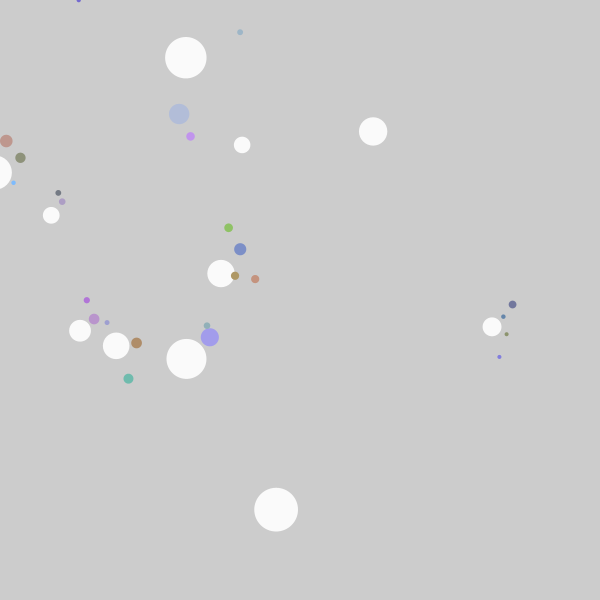
Frame 1 (no input)
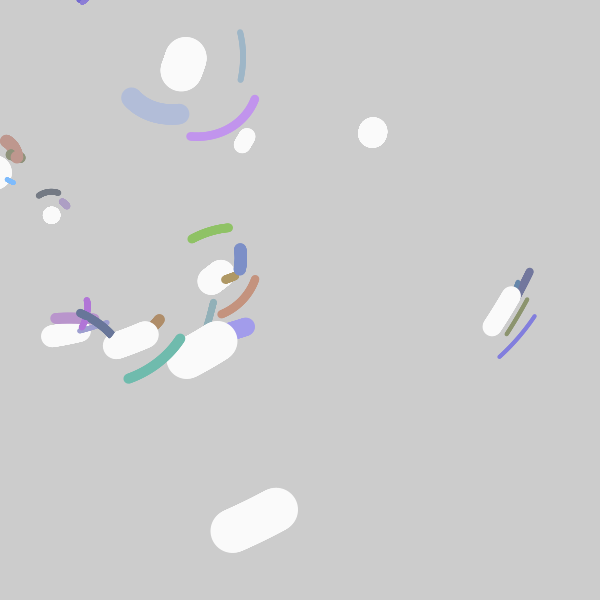
Frame 60 (the mouse pressed at the canvas centre just before this capture)
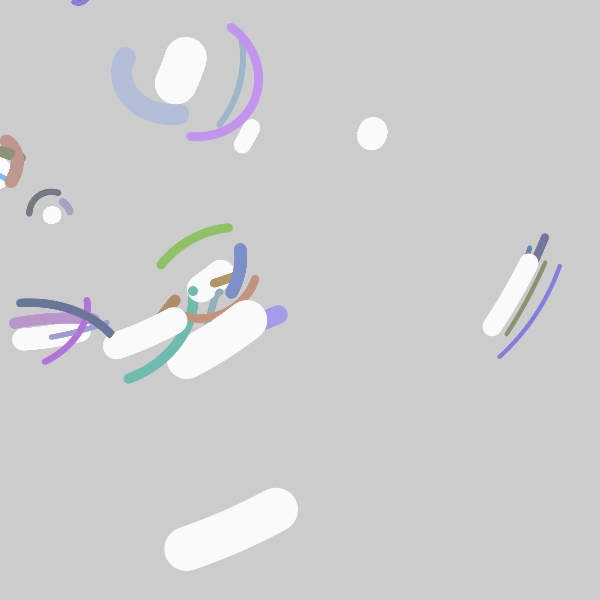
Frame 120 (the mouse held since frame 60 and released just before this capture)

The Processing sketch that drew these frames (run headless with seeded random() and noise(); from frame 60 on, the mouse is pressed at the canvas centre):

// Processing sketch: processing_130541
// ── processing_130541.pde

//elliptical motion

int numPlanets = 25;
Planet[] solarSystem = new Planet[numPlanets];

void setup() {
  size (600, 600);
  smooth();
  for (int i = 0; i<numPlanets; i++) {
    solarSystem[i] = new Planet();
  }
}

void draw() {
  //fill(0,15);
  //rect(-1,-1,width,height);
  //background(0);
  for (int i = 0; i<numPlanets; i++) {
    solarSystem[i].move();
    solarSystem[i].display();
  }
}




class HeavenlyBody {
  float ang;
  float distance;
  float speed;
  float size;
  float x, y, centerX, centerY;
  color c;

  HeavenlyBody() {
    ang = random(-2, 2);
    size = random(8, 50);
    distance = size+random(20, width);
    //    centerX = random(width);
    //    centerY = random(height);    
    centerX = 0;
    centerY = 0;
    speed = random(-.002 ,.002);
    c = color(250);
  }

  void move() {

    x = centerX+(distance*cos(ang));
    y = centerY+(distance*sin(ang));
    ang+=speed;
  }
  void display() {
    noStroke();
    fill(c);
    ellipse(x, y, size, size);
  }
}

class Moon extends HeavenlyBody {

  Moon() {
    super();
    c = color(60,142,124);
    speed *= 10;
  }
}

class Planet extends HeavenlyBody {

  ArrayList<Moon> moonList;

  Planet() {
    super();
    moonList = new ArrayList<Moon>();
    int randNum = (int) random(5);
    for (int i = 0; i < randNum; i++) {
      Moon moon = new Moon();
      moon.centerX = x;
      moon.centerY = y;
      moon.size = random(4, size/2);
      moon.distance = random(size/2, size*2);
      moon.c = color(random(100, 200), random(100,200), random(100, 255));
      moonList.add(moon);
    }
  }

  void move() {
    super.move();
    for ( Moon moon : moonList) {
      moon.centerX = x;
      moon.centerY = y;
      moon.move();
    }
  }

  void display() {
    super.display();
    for ( Moon moon : moonList) {
      moon.display();
    }
  }
}
